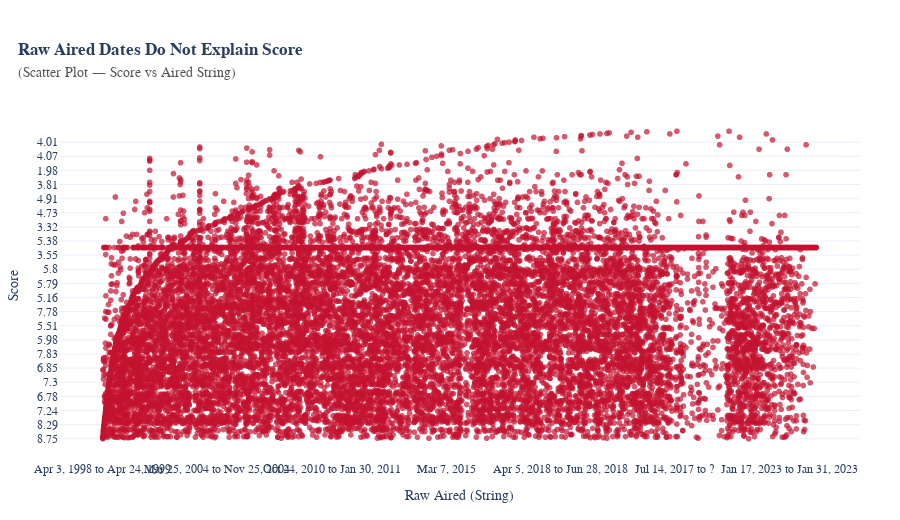

The cell this chart's notebook holds for it:
### Code cell
import plotly.express as px


fig = px.scatter(
    df_raw_viz,
    x='Aired',
    y='Score',
    color_discrete_sequence=["#C3122F"],  
)

fig.update_traces(marker=dict(size=6, opacity=0.7))

fig.update_layout(
    template='plotly_white',
    font=dict(family="Tahoma"),
    height=520,
    

    title=dict(
        text=(
            "<b>Raw Aired Dates Do Not Explain Score</b><br>"
            "<span style='color:#555555; font-size:14px'>(Scatter Plot — Score vs Aired String)</span>"
        ),
        x=0.02
    ),
    
    margin=dict(l=40, r=40, t=110, b=60),
    hovermode="x unified",

    xaxis=dict(
        title='Raw Aired (String)',
        showgrid=False,
        tickangle=0,
        nticks=7      # giảm tick để hạn chế chữ bị nát
    ),
    yaxis=dict(
        title='Score',
        showgrid=True
    ),
)

fig.show()

### Figure 1 — Plotly figure (JSON) as saved in the notebook; plotly's stock layout.template omitted (floating-point values rounded to 4 significant figures; data arrays with more than 128 entries replaced by an {"elided": "..."} marker saying what was removed)
{"data": [{"hovertemplate": "Aired=%{x}<br>Score=%{y}<extra></extra>", "legendgroup": "", "marker": {"color": "#C3122F", "opacity": 0.7, "size": 6, "symbol": "circle"}, "mode": "markers", "name": "", "showlegend": false, "type": "scattergl", "x": {"elided": "24905 str values"}, "xaxis": "x", "y": {"elided": "24905 str values"}, "yaxis": "y"}], "layout": {"font": {"family": "Tahoma"}, "height": 520, "hovermode": "x unified", "legend": {"tracegroupgap": 0}, "margin": {"b": 60, "l": 40, "r": 40, "t": 110}, "title": {"text": "<b>Raw Aired Dates Do Not Explain Score</b><br><span style='color:#555555; font-size:14px'>(Scatter Plot — Score vs Aired String)</span>", "x": 0.02}, "xaxis": {"anchor": "y", "domain": [0, 1], "nticks": 7, "showgrid": false, "tickangle": 0, "title": {"text": "Raw Aired (String)"}}, "yaxis": {"anchor": "x", "domain": [0, 1], "showgrid": true, "title": {"text": "Score"}}}}
